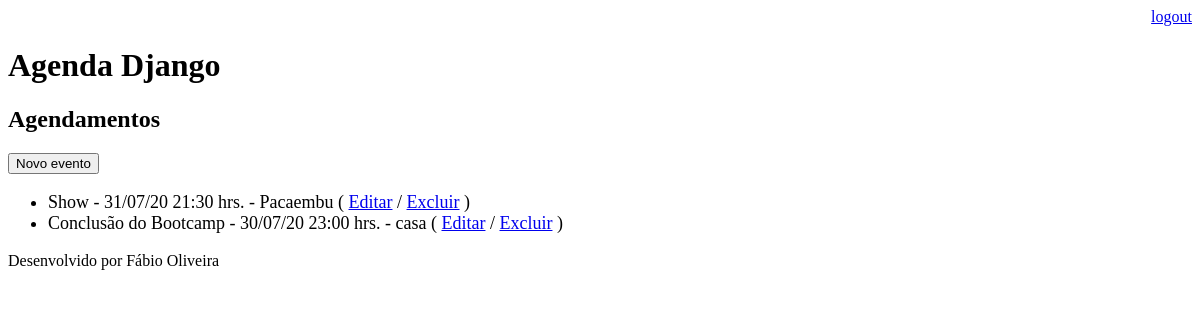
Before: /agenda/ (signed in) with the older database file.
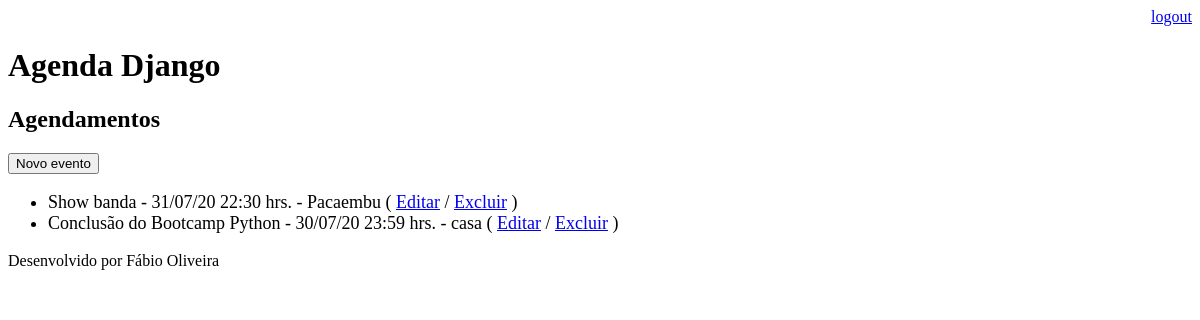
After: the same page with the newer database file.
### core/models.py (models this page shows, shortened)
class Evento(models.Model):
    titulo = models.CharField(max_length=100) # máximo 100 caracteres, não pode ser branco ou nulo
    descricao = models.TextField(blank=True, null=True) # não tem limite de caracteres, pode ser branco ou nulo
    data_evento = models.DateTimeField(verbose_name='Data do evento') #campo de data e hora, não pode ser nulo, e customiza nome
    data_criacao = models.DateTimeField(auto_now=True) #campo de data e hora, pega hora da inserção automaticamente
    usuario = models.ForeignKey(User, on_delete=models.CASCADE) # acrescenta foreign key com usuários do django
    local = models.CharField(max_length=100, blank=True, null=True)  # máximo 100 caracteres, pode ser branco ou nulo
    class Meta:
        db_table = 'evento'
    def get_data_evento(self): # cria função
        return self.data_evento.strftime('%d/%m/%y %H:%M hrs.') # que retorna a data e hora do evento formatadas
    def get_evento_atrasado(self):  # cria função que
        if self.data_evento < datetime.now():  # se data_evento for anterior a data atual:
            return True                        # retorne True
        else:                                  # senão:
            return False                       # retorne False

### core/views.py (the view)
# urls.py: path('agenda/', views.lista_eventos), # cria rota 'agenda/' para executar 'lista_eventos'
@login_required(login_url='/login/')  # exige autênticação para função, sem autenticação: direciona para a página '/login/'
def lista_eventos(request): # função que
    usuario = request.user # pega o nome do usuário na requisição
    data_atual = datetime.now() - timedelta(hours= 1) # pega a data e hora atual com atraso de 1 hora
    evento = Evento.objects.filter(usuario= usuario, # obtém uma lista dos eventos do usuário da requisição
                                   data_evento__gt = data_atual)  # na data e hora posterior a data_evento
    dados = {'eventos' : evento} # cria um dicionário com a lista de eventos
    return render(request, 'agenda_django.html', dados) # renderiza a página 'agenda_django.html' e passa o dicionário

### templates/agenda_django.html
{% extends "model-page.html" %}
{% block content %}
    <h2>Agendamentos</h2>
    <a href="evento/">
        <button type="button">Novo evento</button>
    </a>
    <ul style="font-size: 18px">
        {% for evento in eventos %}
            <li>
                <div style= {% if evento.get_evento_atrasado %} "color:red" {% endif %}>
                    {{ evento.titulo }} - {{ evento.get_data_evento }} - {{ evento.local }}
                    ( <a href="evento/?id={{ evento.id }}">Editar</a>
                    / <a href="evento/delete/{{ evento.id }}">Excluir</a> )
                </div>
            </li>
        {% endfor %}
    </ul>
{% endblock %}

### templates/model-page.html
<!DOCTYPE html>
<html lang="en">
<head>
    {% include "model-header.html" %}
</head>
<body>
    {% block content %} {% endblock %}
    {% include "model-footer.html" %}
</body>
</html>

### templates/model-header.html (shortened to what this page needs)
    <div align="right">
        <a href="/logout">logout</a>
    </div>
    <h1>Agenda Django</h1>

### templates/model-footer.html
<p>Desenvolvido por Fábio Oliveira</p>

Changed rows visible on the page:
changed Evento "Pacaembu": titulo "Show" → "Show banda"; get_data_evento "31/07/20 21:30 hrs." → "31/07/20 22:30 hrs."
changed Evento "casa": titulo "Conclusão do Bootcamp" → "Conclusão do Bootcamp Python"; get_data_evento "30/07/20 23:00 hrs." → "30/07/20 23:59 hrs."
